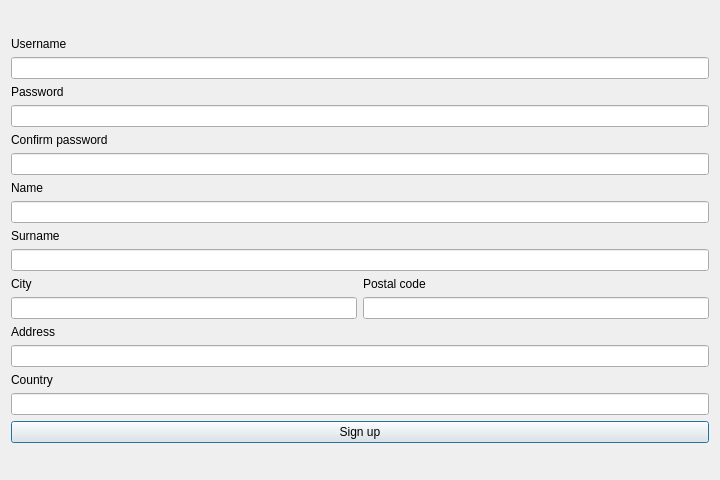
<?xml version="1.0" encoding="UTF-8"?>
<ui version="4.0">
 <class>SignUpWindow</class>
 <widget class="QDialog" name="SignUpWindow">
  <property name="geometry">
   <rect>
    <x>0</x>
    <y>0</y>
    <width>720</width>
    <height>480</height>
   </rect>
  </property>
  <property name="minimumSize">
   <size>
    <width>720</width>
    <height>480</height>
   </size>
  </property>
  <property name="maximumSize">
   <size>
    <width>720</width>
    <height>480</height>
   </size>
  </property>
  <property name="windowTitle">
   <string>XKOMX</string>
  </property>
  <layout class="QGridLayout" name="gridLayout">
   <item row="1" column="0">
    <layout class="QVBoxLayout" name="verticalLayout">
     <item>
      <widget class="QLabel" name="lbUsername">
       <property name="text">
        <string>Username</string>
       </property>
      </widget>
     </item>
     <item>
      <widget class="QLineEdit" name="leUsername"/>
     </item>
     <item>
      <widget class="QLabel" name="lbPassword">
       <property name="text">
        <string>Password</string>
       </property>
      </widget>
     </item>
     <item>
      <widget class="QLineEdit" name="lePassword">
       <property name="echoMode">
        <enum>QLineEdit::Password</enum>
       </property>
      </widget>
     </item>
     <item>
      <widget class="QLabel" name="lbConfirmPassword">
       <property name="text">
        <string>Confirm password</string>
       </property>
      </widget>
     </item>
     <item>
      <widget class="QLineEdit" name="leConfirmPassword">
       <property name="echoMode">
        <enum>QLineEdit::Password</enum>
       </property>
      </widget>
     </item>
     <item>
      <widget class="QLabel" name="lbName">
       <property name="text">
        <string>Name</string>
       </property>
      </widget>
     </item>
     <item>
      <widget class="QLineEdit" name="leName"/>
     </item>
     <item>
      <widget class="QLabel" name="lbSurname">
       <property name="text">
        <string>Surname</string>
       </property>
      </widget>
     </item>
     <item>
      <widget class="QLineEdit" name="leSurname"/>
     </item>
     <item>
      <layout class="QHBoxLayout" name="horizontalLayout">
       <item>
        <layout class="QVBoxLayout" name="verticalLayout_2">
         <item>
          <widget class="QLabel" name="lbCity">
           <property name="text">
            <string>City</string>
           </property>
          </widget>
         </item>
         <item>
          <widget class="QLineEdit" name="leCity"/>
         </item>
        </layout>
       </item>
       <item>
        <layout class="QVBoxLayout" name="verticalLayout_3">
         <item>
          <widget class="QLabel" name="lbPostalCode">
           <property name="text">
            <string>Postal code</string>
           </property>
          </widget>
         </item>
         <item>
          <widget class="QLineEdit" name="lePostalCode"/>
         </item>
        </layout>
       </item>
      </layout>
     </item>
     <item>
      <widget class="QLabel" name="lbAddress">
       <property name="text">
        <string>Address</string>
       </property>
      </widget>
     </item>
     <item>
      <widget class="QLineEdit" name="leAddress"/>
     </item>
     <item>
      <widget class="QLabel" name="lbCountry">
       <property name="text">
        <string>Country</string>
       </property>
      </widget>
     </item>
     <item>
      <widget class="QLineEdit" name="leCountry"/>
     </item>
     <item>
      <layout class="QHBoxLayout" name="horizontalLayout_2">
       <item>
        <widget class="QPushButton" name="btnSignUp">
         <property name="text">
          <string>Sign up</string>
         </property>
        </widget>
       </item>
      </layout>
     </item>
    </layout>
   </item>
   <item row="0" column="0">
    <spacer name="verticalSpacer">
     <property name="orientation">
      <enum>Qt::Vertical</enum>
     </property>
     <property name="sizeHint" stdset="0">
      <size>
       <width>20</width>
       <height>40</height>
      </size>
     </property>
    </spacer>
   </item>
   <item row="2" column="0">
    <spacer name="verticalSpacer_2">
     <property name="orientation">
      <enum>Qt::Vertical</enum>
     </property>
     <property name="sizeHint" stdset="0">
      <size>
       <width>20</width>
       <height>40</height>
      </size>
     </property>
    </spacer>
   </item>
  </layout>
 </widget>
 <resources/>
 <connections/>
</ui>
